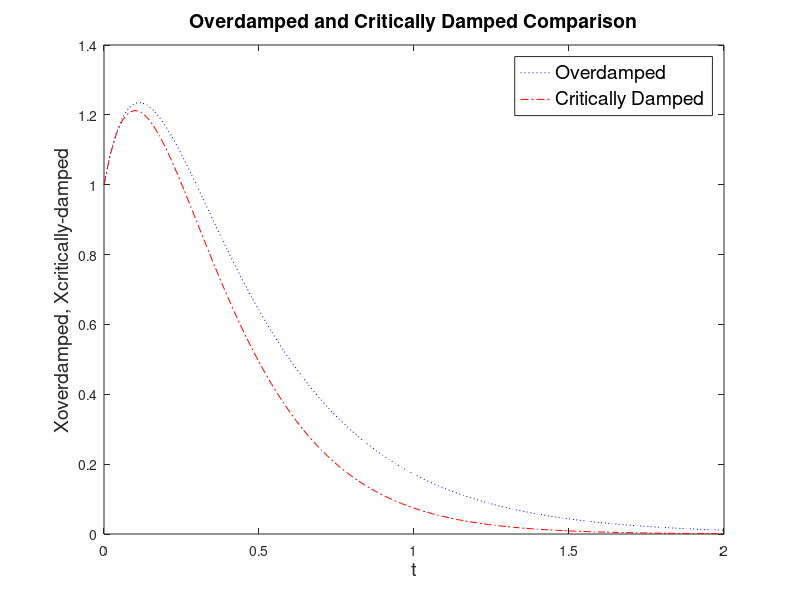

This chart was generated by the following MATLAB code:
%plots the overdamped and critically damped HO solutions
clear;
m=0.05; %mass
k=1; %spring constant
c=0.5; %drag coefficient
x0=1.0; %initial position
v0=5.0; %initial speed
gam=c/2/m; %critical gamma
desc=gam^2-k/m; %must be positive
if desc <= 0; %ensure appropriate problem conditions
disp('gam needs to be greater'); 
return; 
end
gam1=gam+sqrt(desc); %overdapmed gamma1
gam2=gam-sqrt(desc); %overdapmed gamma2
Bo=(v0+gam1*x0)/(gam1-gam2); %constant B for overdamped
Ao=x0-Bo; %constant A for overdamped
Ac=x0; %constant A for critically damped 
Bc=v0+gam*x0; %constant B for critically damped
tmax=2; %maximum time
NPTS=100; %number of points
t=[0:tmax/NPTS:tmax]; %time array
xo=Ao*exp(-gam1*t)+Bo*exp(-gam2*t); %overdamped
xc=Ac*exp(-gam*t)+Bc*t.*exp(-gam*t);%critically damped
plot(t,xo,'b:',t,xc,'r-.');
title('Overdamped and Critically Damped Comparison','FontSize',14)
ylabel('Xoverdamped, Xcritically-damped','FontSize',14);
xlabel('t','FontSize',14);
h=legend('Overdamped','Critically Damped'); set(h,'FontSize',14);
